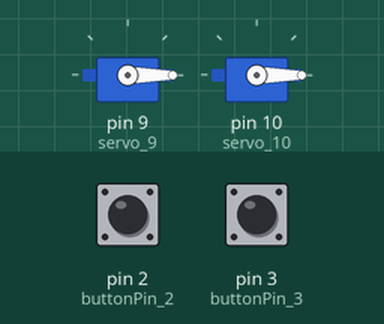
This sketch was run on a simulated Arduino Uno, built with avr-gcc and run on an emulated ATmega328P. On the bench: 2 × servo. The inputs (shaded band) are chosen by the test bench; at power-on: pin 2 (buttonPin_2) LOW, pin 3 (buttonPin_3) LOW.

Above: at 1.2 s.
1.3 s: pin 2 (buttonPin_2) pulled HIGH for 0.15 s
At 1.4 s:
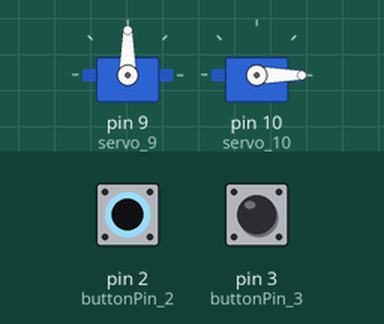
2.9 s: pin 3 (buttonPin_3) pulled HIGH for 0.15 s
At 2.98 s:
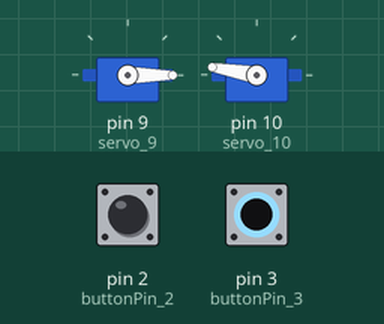
4.5 s: pin 3 (buttonPin_3) pulled HIGH for 3.2 s
At 8.1 s:
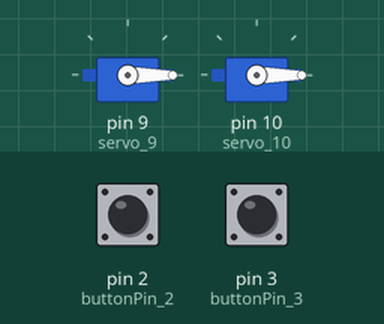
9.2 s: pin 2 (buttonPin_2) pulled HIGH for 3.2 s
At 10.1 s:
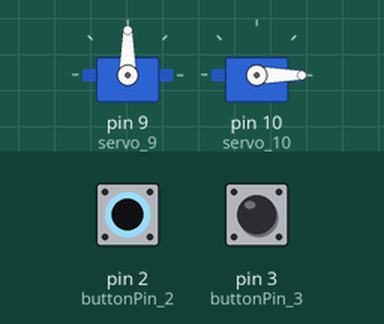
13.9 s: pin 2 (buttonPin_2) driven HIGH and pin 3 (buttonPin_3) driven HIGH
At 14.5 s:
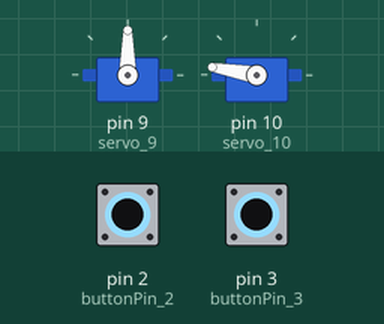
Timing chart, 0 to 16.4 s (numbered marks = the images above; inputs shaded):
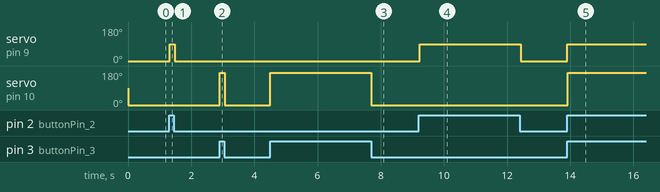

Measured:
- after the input at 1.3 s, servo on pin 9 (servo_9): 0° → 90° at once, → 0° 0.15 s later
- after the input at 2.9 s, servo on pin 10 (servo_10): 0° → 170° at once, → 0° 0.15 s later
- after the input at 4.5 s, servo on pin 10 (servo_10): 0° → 170° at once, → 0° 3.2 s later
- after the input at 9.2 s, servo on pin 9 (servo_9): 0° → 90° at once, → 0° 3.2 s later
- after the input at 13.9 s, servo on pin 9 (servo_9): 0° → 90° at once; servo on pin 10 (servo_10): 0° → 170° at once

The sketch:

Servomotor_boton.ino
```cpp
#include <Servo.h>

Servo servo_9;
Servo servo_10;

const int buttonPin_2 = 2;
const int buttonPin_3 = 3;
int val;
int buttonState = 0;

void setup()
{
  servo_9.attach(9);
  servo_10.attach(10);
  pinMode(buttonPin_2, INPUT);
  pinMode(buttonPin_3, INPUT);
}

void loop()
{
  buttonState = digitalRead(buttonPin_2);
  if (buttonState == HIGH) {
    val = 90;
  }
  else {
    val = 0;
  }
  servo_9.write(val);
  delay(15);


  buttonState = digitalRead(buttonPin_3);
  if (buttonState == HIGH) {
    val = 170;
  }
  else {
    val = 0;
  }
  servo_10.write(val);
  delay(15);

}
```
